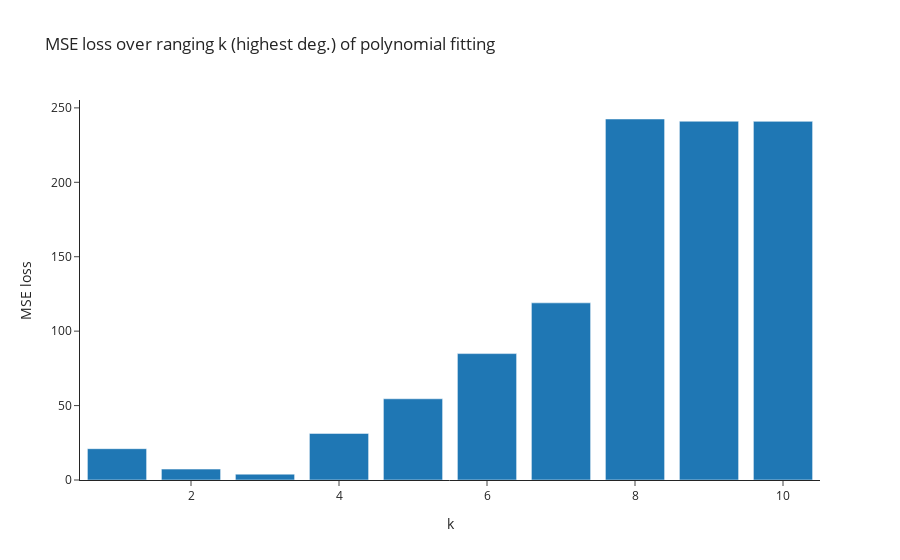

Write notebook code for a chart like this one.
### Code cell
train_X, train_y, test_X, test_y = split_train_test(israel_df.DayOfYear, israel_df.Temp, 0.75)
loss_arr = []

for i, k in enumerate(range(1, 11)):
    fitted = PolynomialFitting(k).fit(train_X.to_numpy(), train_y.to_numpy())
    loss_arr.append([k, np.round(fitted.loss(test_X.to_numpy(), test_y.to_numpy()), 2)])

loss_arr = pd.DataFrame.from_records(loss_arr, columns=['k', 'MSE loss'])
print(loss_arr)

fig_4 = px.bar(loss_arr,
               x='k', y='MSE loss',
               title='MSE loss over ranging k (highest deg.) of polynomial fitting')
# pio.write_image(fig=fig_4, engine='orca', file='./israel_k_loss.png')
fig_4.show()

### Figure 1 — Plotly figure (JSON) as saved in the notebook; plotly's stock layout.template omitted (floating-point values rounded to 4 significant figures)
{"data": [{"alignmentgroup": "True", "hovertemplate": "k=%{x}<br>MSE loss=%{y}<extra></extra>", "legendgroup": "", "marker": {"color": "#1F77B4", "pattern": {"shape": ""}}, "name": "", "offsetgroup": "", "orientation": "v", "showlegend": false, "textposition": "auto", "x": [1, 2, 3, 4, 5, 6, 7, 8, 9, 10], "xaxis": "x", "y": [21.03, 7.32, 3.93, 31.3, 54.56, 84.92, 119.0, 242.5, 241.0, 240.9], "yaxis": "y", "type": "bar"}], "layout": {"xaxis": {"anchor": "y", "domain": [0.0, 1.0], "title": {"text": "k"}}, "yaxis": {"anchor": "x", "domain": [0.0, 1.0], "title": {"text": "MSE loss"}}, "legend": {"tracegroupgap": 0}, "title": {"text": "MSE loss over ranging k (highest deg.) of polynomial fitting"}, "barmode": "relative"}}
